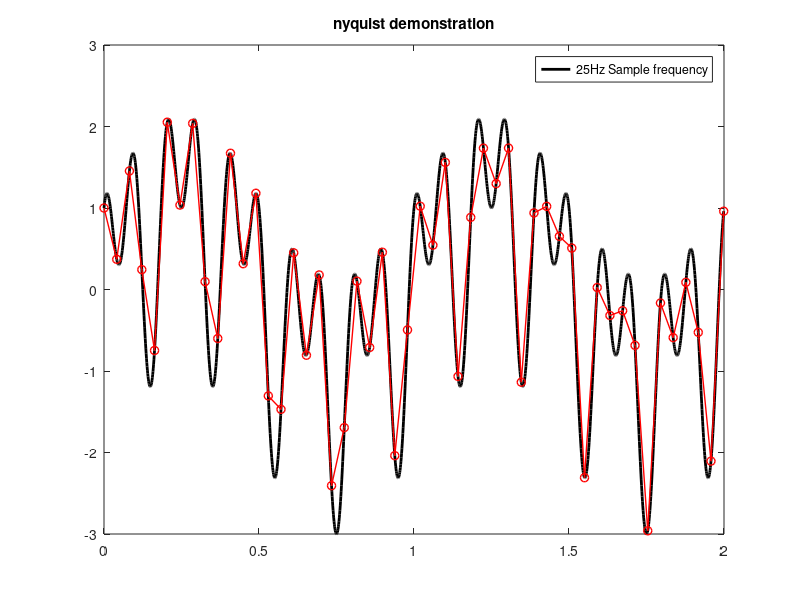

MATLAB code to generate this figure:
%% nyquist example
% the script shows how the sampling frequency changes the discrete representation of a continuous signal.
% run the script and update with button press.

clearvars;
close all

% function to sample
x =(0:0.001:2-0.001);

y = sin(5*x*2*pi)+sin(x*2*pi)+cos(10*x*2*pi);

figure
plot(x,y,'k','LineWidth',2)
% hold on 
% plot(plotX,sin(pi*plotX))

Nloop = 25;

legendCell = cell(1,Nloop+2);
legendCell{1} = 'signal to be sampled';
legend(legendCell{1})
title('nyquist demonstration')


%%%%%%%%%%%%%%%%%%%%%%%%%%%%%%%%%%%
% start loop approximation


for nn = 2:Nloop
    
    coordNewSample = round(linspace(1,numel(x),2*nn));
    
    wKey = waitforbuttonpress;
    
    plot(x,y,'k','LineWidth',2)
    hold on
    plot(x(coordNewSample),y(coordNewSample),'r-o', 'LineWidth',1)
    hold off
    
    legendCell{nn}=[num2str(nn) 'Hz Sample frequency'];
    legend(legendCell{nn})  
    title('nyquist demonstration')

end
